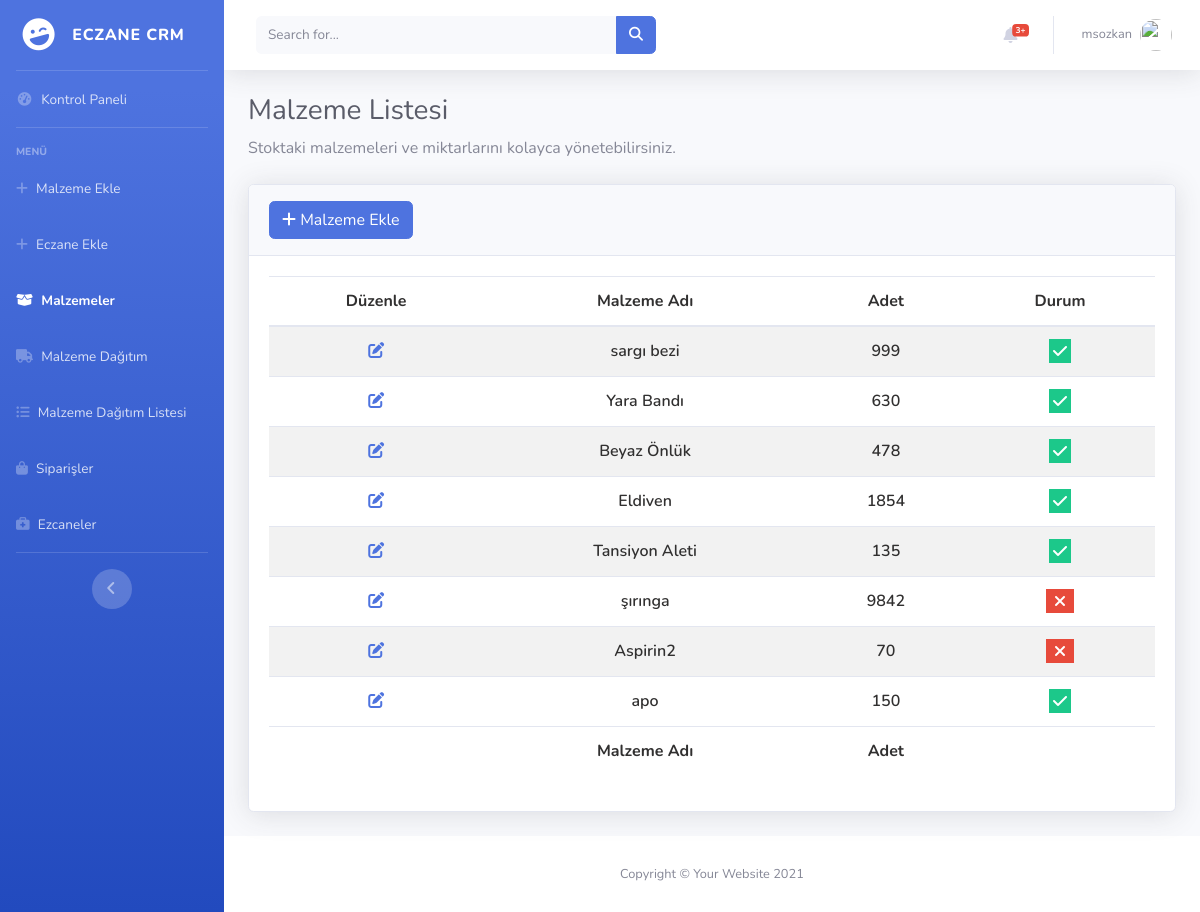
Page /items (signed in) on the committed database.
### items/models.py (models this page shows, shortened)
class Items(models.Model):
    item_name=models.CharField(max_length=60)
    quantity=models.DecimalField(max_digits=10,decimal_places=2)
    status=models.BooleanField(default=True)
    created_at = models.DateTimeField(auto_now_add=True,null=True,blank=True)
    updated_at = models.DateTimeField(auto_now=True,null=True,blank=True)

### items/views.py (the view)
# urls.py: path("items",views.item_list,name="item_list"),
@admin_login_required(login_url = "pharmacy:dashboard")
def item_list(request):
    items=Items.objects.all()
    return render(request,"item_list.html",{"items":items})

### pharmacy/utils.py (called while the page is built, shortened)
def user_passes_test(
    test_func, login_url=None, redirect_field_name=REDIRECT_FIELD_NAME
):
    def decorator(view_func):
        @wraps(view_func)
        def _wrapped_view(request, *args, **kwargs):
            if test_func(request.user):
                return view_func(request, *args, **kwargs)
        return _wrapped_view
    return decorator

def admin_login_required(
    function=None, redirect_field_name=REDIRECT_FIELD_NAME, login_url=None
):
    actual_decorator = user_passes_test(
        lambda u: u.userprofile.status==1,
        login_url=login_url,
        redirect_field_name=redirect_field_name,
    )
    if function:
        return actual_decorator(function)
    return actual_decorator

### items/templates/item_list.html (shortened to what this page needs)
{% extends 'layout.html' %}
{% load static %}
{% block css %}
    <link href="https://cdn.datatables.net/1.12.1/css/dataTables.bootstrap5.min.css" rel="stylesheet"/>
    <link href="https://cdn.datatables.net/responsive/2.3.0/css/responsive.bootstrap5.min.css" rel="stylesheet" />
    <link href="https://cdn.datatables.net/buttons/2.2.3/css/buttons.dataTables.min.css" rel="stylesheet"/>
<link
  rel="stylesheet"
  href="https://cdnjs.cloudflare.com/ajax/libs/font-awesome/6.2.0/css/all.min.css"
/>
<link rel="stylesheet" href="{% static 'css/datatables_file.css'%}">
{% endblock  %}
{% block body %}
                <div class="container-fluid">
                    <h1 class="h3 mb-2 text-gray-800">Malzeme Listesi</h1>
                    <p class="mb-4">Stoktaki malzemeleri ve miktarlarını kolayca yönetebilirsiniz.</p>
                    <div class="card shadow mb-4">
                        <div class="card-header py-3">
                            <h6 class="m-0 font-weight-bold text-primary">  <a class="btn btn-primary" href="{% url 'items:add_item'%}">
                                <i class="fa fa-plus"></i>
                                Malzeme Ekle</a>
                             </h6>
                        </div>
                        <div class="card-body">
                            <div class="table-responsive">
                                <table
                                id="example"
                                class="table table-striped nowrap"
                                style="width: 100%!important">
                                <thead>
                                    <tr>
                                      <th data-priority="1">Düzenle</th>
                                      <th data-priority="2">Malzeme Adı</th>
                                      <th data-priority="3">Adet</th>
                                      <th data-priority="4">Durum</th>
                                    </tr>
                                  </thead>
                                  <tbody>
                                    {% for item in items %}
                                    <tr>
                                      <td>
                                        <a href="{% url 'items:edit_item' item.id %}">
                                          <i
                                            class="fa fa-pen-to-square fa-1x text-primary text-btn-size"
                                          ></i>
                                        </a>
                                      </td>
                                      <td>{{item.item_name}}</td>
                                      <td>
                                        {{ item.quantity | stringformat:'d' }}
                                      </td>
                                      <td>
                                        {% if item.status %}
                                        <i class="fa fa-check bg-success text-white p-1"></i>
                                        {% else %}
                                        <i class="fa fa-xmark bg-danger text-white p-1 px-2"></i>
                                        {% endif %}
                                      </td>
                                    </tr>
                                    {% endfor %}
                                  </tbody>
                                  <tfoot>
                                    <tr >
                                      <th ></th>
                                      <th>Malzeme Adı</th>
                                      <th>Adet</th>
                                      <th></th>
                                    </tr>
                                  </tfoot>
                                </table>
                            </div>
                        </div>
                    </div>
                </div>
{% endblock  %}

### templates/includes/topbar.html (shortened to what this page needs)
          {% load static %}
                    <nav class="navbar navbar-expand navbar-light bg-white topbar mb-4 static-top shadow">
                        <form
                            class="d-none d-sm-inline-block form-inline mr-auto ml-md-3 my-2 my-md-0 mw-100 navbar-search">
                            <div class="input-group">
                                <input type="text" class="form-control bg-light border-0 small" placeholder="Search for..."
                                    aria-label="Search" aria-describedby="basic-addon2">
                                <div class="input-group-append">
                                    <button class="btn btn-primary" type="button">
                                        <i class="fas fa-search fa-sm"></i>
                                    </button>
                                </div>
                            </div>
                        </form>
                        <ul class="navbar-nav ml-auto">
                            <li class="nav-item dropdown no-arrow mx-1">
                                <a class="nav-link dropdown-toggle" href="#" id="alertsDropdown" role="button"
                                    data-toggle="dropdown" aria-haspopup="true" aria-expanded="false">
                                    <i class="fas fa-bell fa-fw"></i>
                                    <span class="badge badge-danger badge-counter">3+</span>
                                </a>
                            </li>
                            <li class="nav-item dropdown no-arrow">
                                <a class="nav-link dropdown-toggle" href="#" id="userDropdown" role="button"
                                    data-toggle="dropdown" aria-haspopup="true" aria-expanded="false">
                                    {% if user.is_authenticated %}
                                    <span class="mr-2 d-none d-lg-inline text-gray-600 small">{{user.username}}</span>
                                    {% endif %}
                                    <img class="img-profile rounded-circle"
                                        src="{% static 'img/Eric-cartman.png' %}">
                                </a>
                            </li>
                        </ul>
                    </nav>

### static/css/datatables_file.css (style rules this page uses)
tr { height: 2.2rem!important; font-weight: 600; color: rgb(49, 48, 48); }
table#example th , table#example tr , table#example td , table#example thead { text-align:center!important; }

### rows in the picture
Items: item_name "sargı bezi", quantity "999", status True (drawn)
Items: item_name "Yara Bandı", quantity "630", status True (drawn)
Items: item_name "Beyaz Önlük", quantity "478", status True (drawn)
Items: item_name "Eldiven", quantity "1854", status True (drawn)
Items: item_name "Tansiyon Aleti", quantity "135", status True (drawn)
Items: item_name "şırınga", quantity "9842", status False (drawn)
Items: item_name "Aspirin2", quantity "70", status False (drawn)
Items: item_name "apo", quantity "150", status True (drawn)

### other values in the picture
{{ user.username }} "msozkan"
